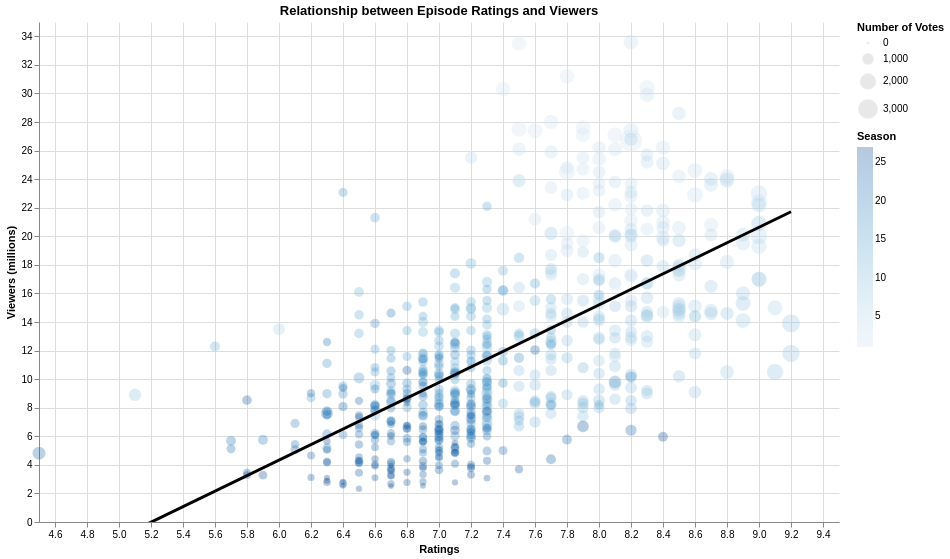

This figure's notebook cell:
### Markdown cell above
### Is there a correlation between the gradings and the viewers?  

Chart:

- Scatter plot (Single view)

**Scatter plot:**

- Allows us to see the relationship between both variables across all episodes

- Axes: Rating (x-axis, quantitative) and Viewers (y-axis, quantitative)

- Color encodes the season, providing temporal context to each point.

- Size encodes the number of votes, adding a third dimension to assess episode popularity.

- Opacity to avoid clutter. 

- A regression line allows to see the linear relationship

Considered charts:

- Heatmap. Problem: A heatmap does not show correlation directly.

### Code cell
scatter = alt.Chart(df).mark_circle(opacity=0.3,stroke='white',strokeWidth=0.5).encode(
    y=alt.Y("Viewers:Q", title="Viewers (millions)", scale=alt.Scale(domain=[0, 35])),
    x=alt.X('Rating:Q', title='Ratings',scale=alt.Scale(zero=False), axis=alt.Axis(labelAngle=0)),
    color=alt.Color('Season:Q', title='Season'),
    size=alt.Size('Votes:Q',title='Number of Votes',scale=alt.Scale(range=[10, 500])),
).properties(
    title='Relationship between Episode Ratings and Viewers',
    width=800,
    height=500,

)

regression = alt.Chart(df).transform_regression(
    'Rating', 'Viewers'
).mark_line(
    color='black',
    size=3,
    clip=True
).encode(
    x=alt.X('Rating:Q'),
    y=alt.Y('Viewers:Q', scale=alt.Scale(domain=[0, 35])),
)

final_chart_3 = (scatter + regression
).resolve_scale(
    color='independent'
).configure_view(
    stroke=None
)

final_chart_3

### Figure 1 — Vega-Lite specification as saved in the notebook (floating-point values rounded to 4 significant figures; data arrays with more than 128 entries replaced by an {"elided": "..."} marker saying what was removed)
{"config": {"view": {"continuousWidth": 300, "continuousHeight": 300, "stroke": null}}, "layer": [{"mark": {"type": "circle", "opacity": 0.3, "stroke": "white", "strokeWidth": 0.5}, "encoding": {"color": {"field": "Season", "title": "Season", "type": "quantitative"}, "size": {"field": "Votes", "scale": {"range": [10, 500]}, "title": "Number of Votes", "type": "quantitative"}, "x": {"axis": {"labelAngle": 0}, "field": "Rating", "scale": {"zero": false}, "title": "Ratings", "type": "quantitative"}, "y": {"field": "Viewers", "scale": {"domain": [0, 35]}, "title": "Viewers (millions)", "type": "quantitative"}}, "title": "Relationship between Episode Ratings and Viewers"}, {"mark": {"type": "line", "clip": true, "color": "black", "size": 3}, "encoding": {"x": {"field": "Rating", "type": "quantitative"}, "y": {"field": "Viewers", "scale": {"domain": [0, 35]}, "type": "quantitative"}}, "transform": [{"on": "Rating", "regression": "Viewers"}]}], "data": {"name": "data-a52794069c4300b86cb3ba5742fcd595"}, "height": 500, "resolve": {"scale": {"color": "independent"}}, "width": 800, "$schema": "https://vega.github.io/schema/vega-lite/v5.20.1.json", "datasets": {"data-a52794069c4300b86cb3ba5742fcd595": {"elided": "596 records"}}}
